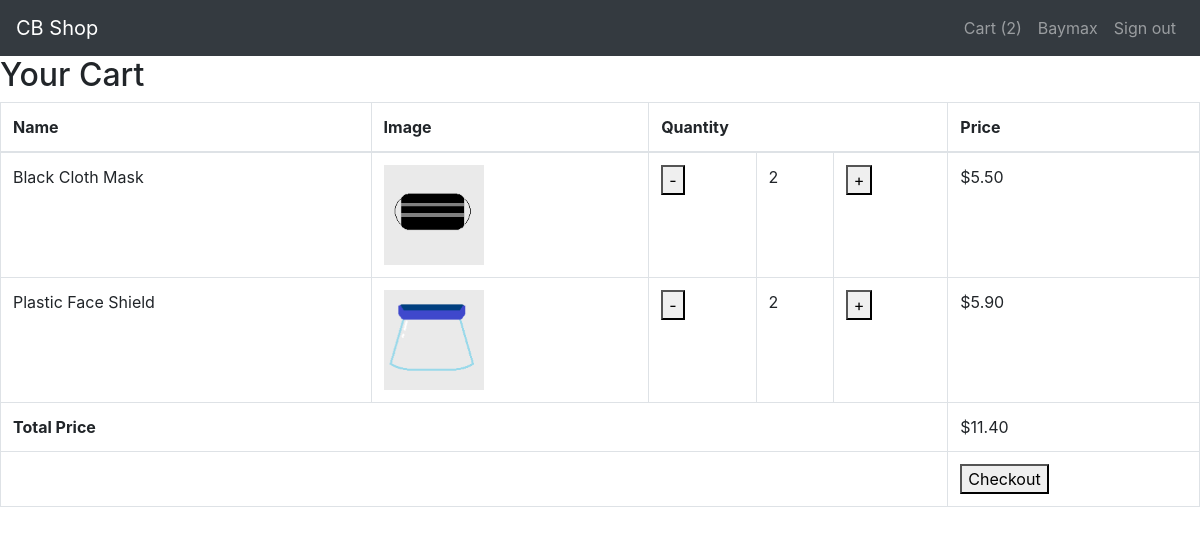
Page /cart (signed in) on the committed database.
### Database.py (models this page shows, shortened)
class User(db.Model):
    __tablename__ = "users"
    id = Column(Integer, primary_key=True)
    public_id = Column(String(50), unique=True)
    username = Column(String(100))
    email = Column(String(120), index=True, unique=True)
    password = Column(String(128))
    security_questions = Column(String(128))
    security_questions_answer = Column(String(128))
    is_authenticated = Column(Boolean, default=False)
    is_active = Column(Boolean, default=False)
    is_anonymous = Column(Boolean, default=False)
    is_admin = Column(Boolean, default=False)
    user_reviews = relationship("Reviews")
    cart = relationship("Cart")

class Product(db.Model):
    __tablename__ = 'products'
    product_id = Column(Integer, primary_key=True)
    product_name = Column(String)
    product_type = Column(String)
    product_price = Column(Float)
    product_description = Column(String)
    product_stock = Column(Integer)
    product_image = Column(String)
    product_reviews = relationship("Reviews")

### MainApp.py (the view)
@app.route('/cart')
def cart():
    cart_list = []
    total_price = 0
    user, cart_no = get_cart_size(current_user)
    user_cart = Cart.query.filter_by(id=user.id).all()
    for item in user_cart:
        product = Product.query.filter_by(product_id=item.product_id).first()
        cart_list.append([product.product_name, product.product_image, item.quantity, product.product_price, product.product_id])
    for item in cart_list:
        total_price += item[3]
    return render_template('cart.html', user=user, cart_no=cart_no, cart_list=cart_list, total=total_price)

### MainApp.py (called while the page is built)
@app.before_request
def before_request():
    g.user = None
    if 'user' in session:
        g.user = session['user']

@app.after_request
def after_request(r):
    r.headers["Cache-Control"] = "no-cache, no-store"
    r.headers["Pragma"] = "no-cache"
    r.headers['server'] = 'www.cbshop.com'
    r.headers['Strict-Transport-Security'] = 'max-age=31536000; includeSubDomains'
    r.headers['X-Frame-Options'] = 'SAMEORIGIN'
    r.headers['X-XSS-Protection'] = '1; mode=block'
    r.headers['X-Content-Type-Options'] = 'nosniff'
    return r

@login_manager.user_loader
def load_user(user_id):
    return User.query.get(int(user_id))

def get_cart_size(user):
    if user.is_anonymous:
        return None, 0
    else:
        q = Cart.query.filter_by(id=user.id).all()
        return user, len(q)

### templates/cart.html (shortened to what this page needs)
{% extends "base.html" %}
{% block content %}
<h2>Your Cart</h2>
{% if cart_no == 0 %}
<p>Your cart is empty</p>
{% else %}
    <table class="table table-bordered">
        <thead>
            <tr>
                <th>Name</th>
                <th>Image</th>
                <th colspan="3">Quantity</th>
                <th>Price</th>
            </tr>
        </thead>
        <tbody>
        {% for item in cart_list %}
            <tr>
                <td>{{ item[0] }}</td>
                <td><img src="../static/img/{{ item[1] }}"></td>
                <td><form action="/api/Cart/remove_cart/{{ item[4] }}" method="post"><button type="submit">-</button><input type="hidden" name="csrf_token" value="{{ csrf_token() }}"/></form></td>
                <td>{{ item[2] }}</td>
                <td><form action="/api/Cart/add_cart/{{ item[4] }}" method="post"><button type="submit">+</button><input type="hidden" name="csrf_token" value="{{ csrf_token() }}"/></form></td>
                <td>${{ "{:.2f}".format(item[3]) }}</td>
            </tr>
        {% endfor %}
            <tr>
                <th colspan="5">Total Price</th>
                <td>${{ "{:.2f}".format(total) }}</td>
            </tr>
            <tr>
                <th colspan="5"></th>
                <td><button onclick="location.href = '/payment'">Checkout</button></td>
            </tr>
        </tbody>
    </table>
{% endif %}
{% endblock %}

### templates/includes/_navbar.html (shortened to what this page needs)
<nav class="navbar navbar-dark navbar-expand-md bg-dark justify-content-center">
    <a href="/" class="navbar-brand d-flex w-50 mr-auto">CB Shop</a>
    <div class="navbar-collapse collapse w-100">
      <ul class="nav navbar-nav ml-auto w-100 justify-content-end">
            {% if current_user.is_anonymous %}
            <li class="nav-item">
              <a class="nav-link" href="/login">Login</a>
            </li>
            <li class="nav-item">
                <a class="nav-link" href='/signup'>Sign Up</a>
            </li>
            {% else %}
            <li class="nav-item">
              <a class="nav-link" href="/cart">Cart ({{ cart_no }})</a>
            </li>
            <li class="nav-item">
                <a class="nav-link" href="{{ url_for('profile')}}">{{ user.username }}</a>
            </li>
            <li class="nav-item">
              <a class="nav-link" href="/logout">Sign out</a>
            </li>
            {% endif %}
        </ul>
    </div>
</nav>

### templates/cart.html (style rules this page uses)
img { height: 100px; width: 100px; }

### rows in the picture
User: username "Baymax"
Product: product_name "Black Cloth Mask", product_image (picture), product_id "2", product_price "5.50"
Product: product_name "Plastic Face Shield", product_image (picture), item "2", product_price "5.90"

### other values in the picture
{{ cart_no }} "2"
{{ "{:.2f}".format(total) }} "11.40"
